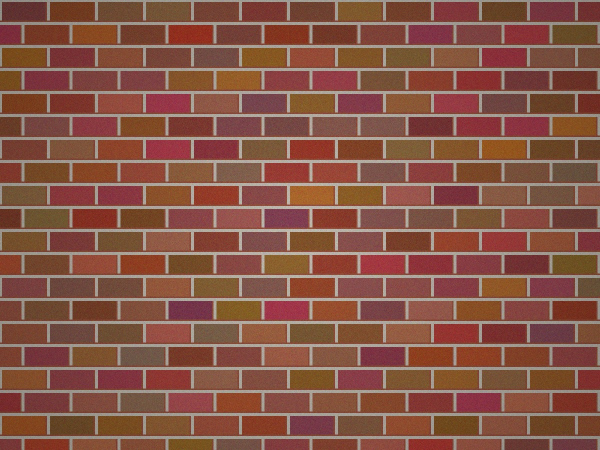
#> input picture data/detail.jpg, 1200 x 900 px (shown at 1/2 size); its folder holds only this picture in this run
$ python -i effects.py   (imports and definitions only)
#> lines starting #> are read from the running program, lines starting #| are printed output that depends on the picture; after the words box and inside, x2 and y2 are one past the last pixel; in counts of white or black regions, pixels touching at a corner belong together
#> further down, picture is the input picture: shape (900, 1200, 3); mean B, G, R 70.4, 85.5, 134.3
"""
Five image effects, tuned and locked in notebooks/effects_dev.ipynb.

Each function is pure: takes a numpy.ndarray (BGR, as read by cv2.imread)
and returns a numpy.ndarray (BGR). No I/O, no framework code - the notebook
and the API layer both call these directly.
"""
import cv2
import numpy as np


# [28 lines left out: functions grayscale, pencil_sketch, not called in this run]


def cartoonify(
    img: np.ndarray,
    d: int = 9,
    sigma_color: float = 75,
    sigma_space: float = 75,
    bilateral_iters: int = 2,
    block_size: int = 9,
    C: int = 4,
    median_blur: int = 9,
) -> np.ndarray:
    """Flat-color regions (repeated bilateral filtering) combined with a
    black edge mask (adaptive threshold on a heavily median-blurred
    grayscale). The median blur is what keeps noise from real photos out
    of the edge mask.
    """
#> called with d = 9, sigma_color = 75, sigma_space = 75, bilateral_iters = 2, block_size = 9, C = 4, median_blur = 9
    color = img.copy()
    for _ in range(bilateral_iters):
        color = cv2.bilateralFilter(color, d=d, sigmaColor=sigma_color, sigmaSpace=sigma_space)

    gray = cv2.cvtColor(img, cv2.COLOR_BGR2GRAY)
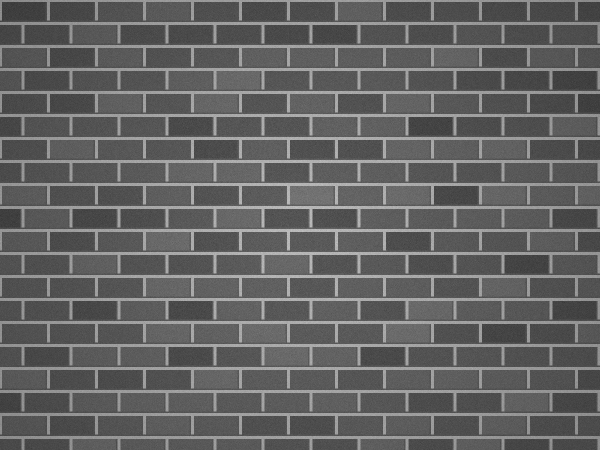
#> gray: shape (900, 1200) (shown at 1/2 size); min 41, max 209, mean 98.4
    gray_blur = cv2.medianBlur(gray, median_blur)
    edges = cv2.adaptiveThreshold(
        gray_blur, 255, cv2.ADAPTIVE_THRESH_MEAN_C, cv2.THRESH_BINARY,
        blockSize=block_size, C=C,
    )
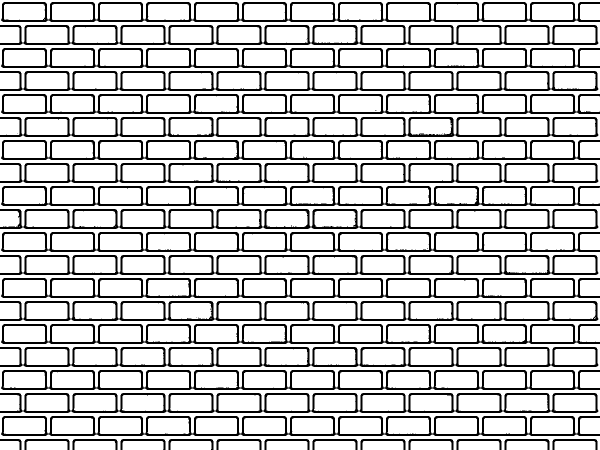
#> edges: shape (900, 1200) (shown at 1/2 size); 77.6% white; 50 black regions (18 under 20 px), largest, box (x1, y1, x2, y2) and area: (0, 418, 1197, 458) 12539, (0, 234, 1197, 274) 12527, (2, 372, 1200, 412) 12519
    edges_bgr = cv2.cvtColor(edges, cv2.COLOR_GRAY2BGR)
    return cv2.bitwise_and(color, edges_bgr)
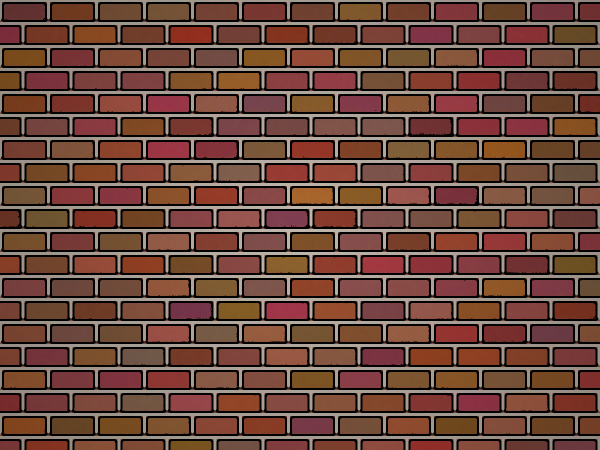
#> returned value: shape (900, 1200, 3) (shown at 1/2 size); mean of channels 0, 1, 2 57.9, 69.4, 105.8; drawn as B, G, R


# [27 lines left out: functions oil_painting, pixel_art, not called in this run]

>>> import cv2
>>> picture = cv2.imread('../data/detail.jpg')
>>> result = cartoonify(picture)
